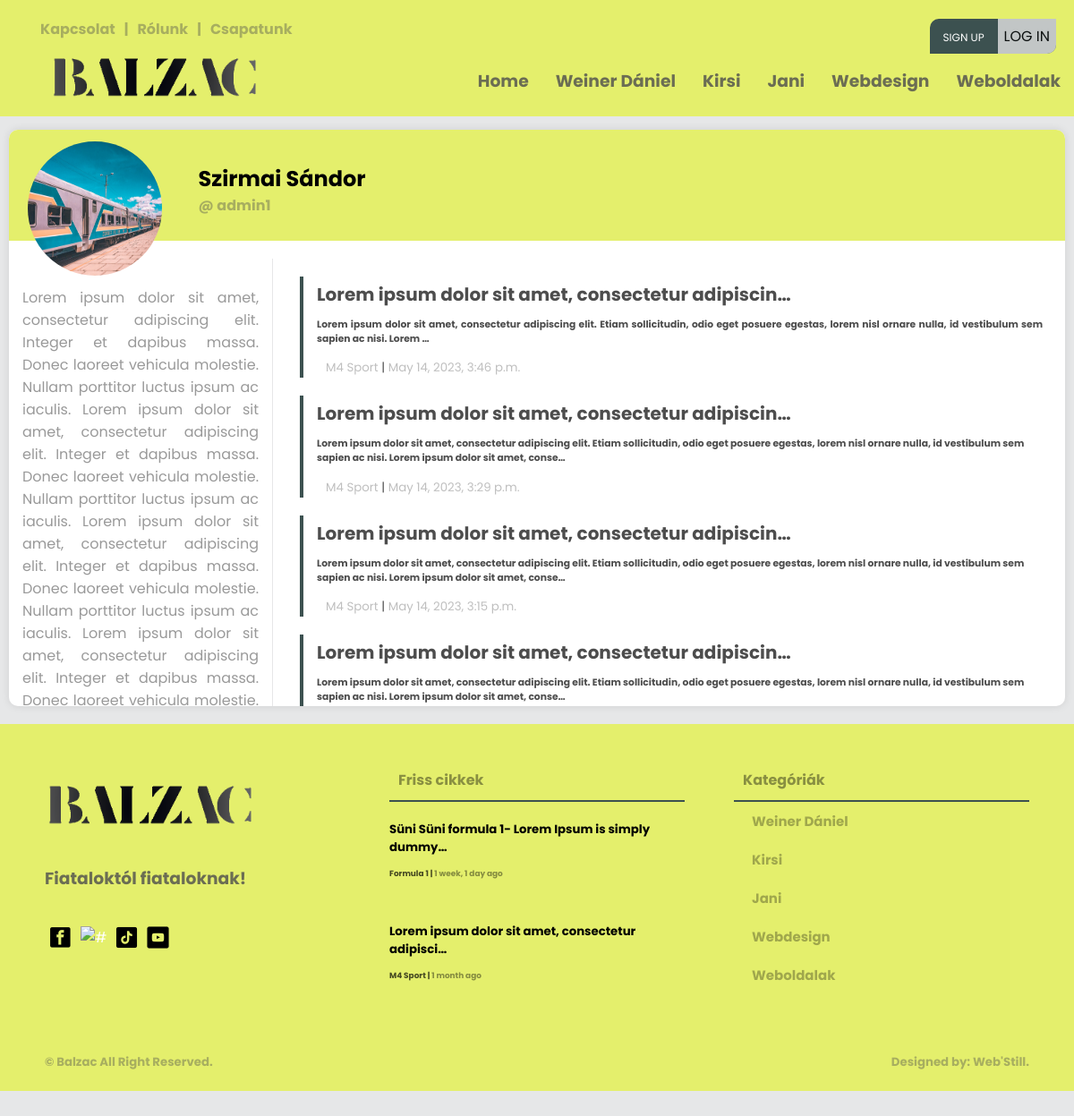
Screenshot of /auth/profil/admin1/ with the database file from the repository.
### creationboard/models.py (models this page shows, shortened)
class Category(models.Model):
    user = models.ForeignKey(User, null=True, on_delete=models.CASCADE)
    name = models.CharField(max_length=200)
    class Meta:
        ordering = ['-id']

class Article(models.Model):
    user = models.ForeignKey(User, on_delete=models.CASCADE)
    title = models.CharField(max_length=200)
    created = models.DateTimeField(auto_now_add=True, null=True)
    updated = models.DateTimeField(auto_now=True, null=True)
    articletype = models.CharField(null=False, blank=False, max_length=100)
    body = RichTextUploadingField(max_length=1000000) #ez itt lehetne RichTextUploadingField is
    indeximg = models.ImageField(upload_to="images/", default="images/home9.jpg")
    category = models.CharField(max_length=100, null=False, blank=False)
    status = models.CharField(max_length=10, choices=STATUS_CHOICES, default='pending')
    class Meta:
        ordering = ['-created']

### loginsystem/models.py (models this page shows, shortened)
class Profile(models.Model):
    user = models.OneToOneField(User, on_delete=models.CASCADE)
    img = models.ImageField(upload_to="images/", default="images/home8.jpg")
    bio = models.CharField(null=True, max_length=1000000, default='Bio:')
    name = models.CharField(null=True, max_length=300)
    phone = models.CharField(max_length=15, blank=True, null=True)

### loginsystem/views.py (the view)
# urls.py: path('profil/<str:pk>/', views.profilePage, name='profile-page'),
def profilePage(request, pk):
    footarticle = models.Article.objects.all()[0:2]
    navcategory = models.Category.objects.all()[0:5]
    user = User.objects.get(username=pk)
    articles = user.articleuser_set.filter(status='approved').order_by('-created')
    teamArticles = user.article_set.filter(status='approved').order_by('-created')
    context = {'teamarticles': teamArticles,'user': user, 'articles': articles, 'category2': navcategory, 'article4': footarticle}
    return render(request, 'log/profile-page.html', context)

### templates/log/profile-page.html (shortened to what this page needs)
{% load static %}
<!DOCTYPE html>
<html lang="hu">
<head>
	<link rel="stylesheet" type="text/css" href="{% static 'main/style.css' %}">
</head>
<body>
	{% include 'main/navbar.html' %}
	<main>
		<div class="wrapper">
			<div class="row">
				<div class="card-04 profile pd-0">
					<section class="profile-design-card flex-col">
						<div class="header-of-card">
							<div class="img-profile-format">
								<img src="{{ user.profile.img.url }}">
							</div>
							<div class="flex-row mt-3">
								<div class="profile-header-sec-1"></div>
								<div class="flex-row profile-header-sec-2">
									<div class="align-center">
										<h2 class="mb-0 mt-0">{{ user.profile.name }}</h2>
										<h4 class="m-0 mb-2">@ {{ user.username }}</h4>
									</div>
								</div>
							</div>
						</div>
						<div class="aassdd hidden-under-550">
						</div>
						<div class="main-section">
							<div class="nav-profile">
								<p>{{ user.profile.bio }}<p>
							</div>
							<div class="main-section-profile-articles">
								{% if teamarticles %}
								{% for article in teamarticles %}
								<a href="{% url 'article' article.id %}">
								<div class="article-with-pic-1">
									<div class="article-pic">
										<a href="{% url 'article' article.id %}">
										</a>
									</div>
									<div class="pic-with-articles">
										<a href="{% url 'article' article.id %}">
											<h5><a href="{% url 'article' article.id %}" style="color: black">{{ article.title|truncatechars:50 }}</a></h5>
											<h6><a href="{% url 'article' article.id %}" style="color: black">{{ article.body|truncatechars:200|safe }}</a></h6>
										</a>
										<small><span><a href="{% url 'article-page' article.category %}">{{ article.category }}</a></span>  |  <span><a href="">{{ article.created}}</a></span></small>
									</div>
								</div>
								</a>
								{% endfor %}
							{% endif %}
							</div>
						</div>
					</section>
				</div>
			</div>
		</div>
	</main>
		{% include 'main/footer.html' %}
</body>
</html>

### templates/main/navbar.html (shortened to what this page needs)
{% load static %}
<div class="screen-big">
<nav>
    <div class="nav-one nav-flex">
        <div class="left flex">
            <ul class="top-header mt-0">
                <li><a href="{% url 'contact-us' %}"><h4>Kapcsolat</h4></a></li>
                <li><h4>|</h4></li>
                <li><a href="{% url 'about-us' %}"><h4>Rólunk</h4></a></li>
                <li><h4>|</h4></li>
                <li><a href="{% url 'team-index' %}"><h4>Csapatunk</h4></a></li>
            </ul>
        </div>
        <div class="right flex">
                <ul class="top-header">
                    {% if request.user.is_authenticated %}
                    <li>
                        <div class="header-profile-pic">
                            <div class="pic">
                                <span class="material-symbols-outlined">account_circle</span>
                            </div>
                            <div class="header-profile-info">
                                <h4><a href="{% url 'profile-page' request.user.username %}">@{{ request.user }}</a></h4>
                                <h6><a href=""><span class="material-symbols-outlined">mail_lock</span>{{ request.user.email }}</a></h6>
                            </div>
                        </div>
                    </li>
                    <!--<li><h4><a href="{% url 'profile-page' request.user.username %}">Hello, @{{ request.user }}</a></h4></li>
                    <li><h4>|</h4></li>
                    <li><h4><a href="{% url 'logout' %}"><span class="material-symbols-outlined">logout</span>Kijelentkezés</a></h4></li>-->
                    {% else %}
                    <ul class="foot-icon-margin pd-0">
                        <li class="signup-or-login"><a href="{% url 'register' %}" class="sign-up">Sign up</a><a href="{% url 'login' %}"><button class="login-btn">Log in</button></a></li>
                    </ul>
                    {% endif %}
                </ul>
        </div>
    </div>
    <div class="nav-two nav-flex">
        <div class="left flex">
            <ul>
                <a href="{% url 'index' %}"><li><img src="{% static 'main/pics/logo.png' %}" class="logo-img" alt="#" /></li>
            </ul>
        </div>
        <div class="right">
            <div class="social media">
                <ul>
                    <li><a href="{% url 'index' %}"><h3>Home</h3></a></li>
                    {% for category in category2 %}
                        <li><a href="{% url 'article-page' category.name %}"><h3>{{ category.name }}</h3></a></li>
                    {% endfor %}
                </ul>
            </div>
        </div>
    </div>
</nav>
</div>

### templates/main/footer.html
{% load static %}
<footer>
    <div class="footer">
        <div class="footer-cols footer-firts">
            <div class="col-01">
                <ul class="pd-0">
                    <a href="{% url 'index' %}"><li><img src="{% static 'main/pics/logo.png' %}" class="logo-img" alt="#" /></li>
                </ul>
                <h3>Fiataloktól fiataloknak!</h3>
                <ul class="foot-icon-margin pd-0">
                    <a href="https://www.facebook.com/profile.php?id=100090612766620" target="blank"><li><img src="{% static 'main/pics/facebook.png' %}" class="icon-img" alt="#" target="blank" /></a></li>
                    <a href="https://www.instagram.com/balzacponthu/" target="blank"><li><img src="{% static 'main/pics/instagram.png' %}" class="icon-img" alt="#" /></li></a>
                    <a href="https://www.tiktok.com/@balzac.ujsag" target="blank"><li><img src="{% static 'main/pics/tiktok.png' %}" class="icon-img" alt="#" /></li></a>
                    <a href="https://www.youtube.com/@balzacujsag" target="blank"><li><img src="{% static 'main/pics/youtube.png' %}" class="icon-img" alt="#" /></li></a>
                </ul>
            </div>
            <div class="col-02">
                <div class="box-title">
                    <h4 class="txt-black">Friss cikkek<h4>
                </div>
                {% for article in article4 %}
                <ul class="pd-0">
                    <li><a href="{% url 'article' article.id %}" class="footer-article-text">
                        <h5 class="mt-1 mb-1">{{ article.title|truncatechars:49 }}</h5>
                        <h6 class="m-0">{{ article.body|truncatechars:30|safe }}</h6>
                        <small class="black"><span><a href="{% url 'article-page' article.category %}" class="black">{{ article.category }} </a></span>  |  <span><a class="black"> {{ article.created|timesince }} ago</a></span></small>
                    </a></li>
                </ul>
                {% endfor %}
            </div>
            <div class="col-03">
                <div class="box-title">
                    <h4 class="txt-black">Kategóriák<h4>
                </div>
                <div class="box-categories">
                    <ul>
                        {% for category in category2 %}
                        <li><a href="{% url 'article-page' category.name %}" class="txt-black">{{ category.name }}</a></li>
                        {% endfor %}
                    </ul>
                </div>
            </div>
        </div>
        <div class="footer-second">
            <div>
                <h5><a href="#"> &copy; Balzac</a> All Right Reserved.<h5>
            </div>
            <div>
                <h5><a href="">Designed by: Web'Still.</a><h5>
            </div>
        </div>
    </div>
</footer>

### rows the page displays
Category: name "Weiner Dániel"
Category: name "Kirsi"
Category: name "Jani"
Category: name "Webdesign"
Category: name "Weboldalak"
Article: title "Lorem ipsum dolor sit amet, consectetur adipiscin…", body "Lorem ipsum dolor sit amet, consectetur adipiscing elit. Etiam sollicitudin, odio eget posuere egestas, lorem nisl ornare nulla, id vestibulum sem sapien ac nisi. Lorem …", category "M4 Sport", created "May 14, 2023, 3:46 p.m.", title "Lorem ipsum dolor sit amet, consectetur adipisci…", created "1 month"
Article: title "Lorem ipsum dolor sit amet, consectetur adipiscin…", body "Lorem ipsum dolor sit amet, consectetur adipiscing elit. Etiam sollicitudin, odio eget posuere egestas, lorem nisl ornare nulla, id vestibulum sem sapien ac nisi. Lorem ipsum dolor sit amet, conse…", category "M4 Sport", created "May 14, 2023, 3:29 p.m."
Article: title "Lorem ipsum dolor sit amet, consectetur adipiscin…", body "Lorem ipsum dolor sit amet, consectetur adipiscing elit. Etiam sollicitudin, odio eget posuere egestas, lorem nisl ornare nulla, id vestibulum sem sapien ac nisi. Lorem ipsum dolor sit amet, conse…", category "M4 Sport", created "May 14, 2023, 3:15 p.m."
Article: title "Lorem ipsum dolor sit amet, consectetur adipiscin…", body "Lorem ipsum dolor sit amet, consectetur adipiscing elit. Etiam sollicitudin, odio eget posuere egestas, lorem nisl ornare nulla, id vestibulum sem sapien ac nisi. Lorem ipsum dolor sit amet, conse…"
Article: title "Süni Süni formula 1- Lorem Ipsum is simply dummy…", category "Formula 1", created "1 week, 1 day"

### other values shown
{{ user.profile.name }} "Szirmai Sándor"
{{ user.username }} "admin1"
